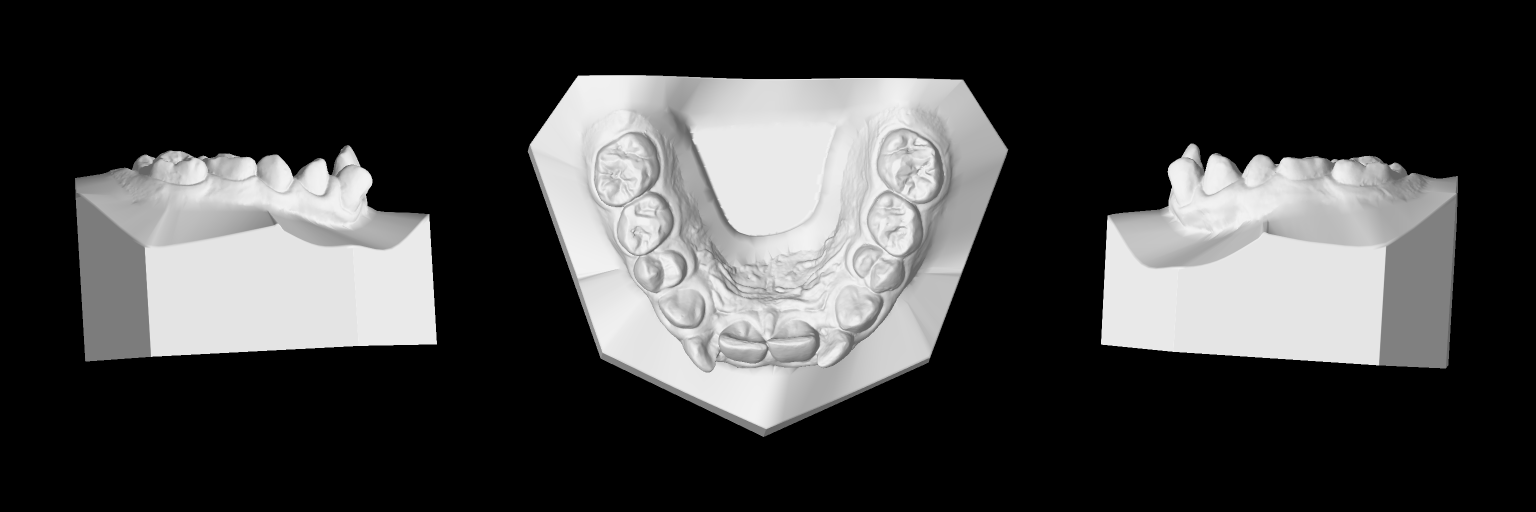
#> input picture Data/Sample images/0140U5D6_upper_combined.png, 3072 x 1024 px (shown at 1/2 size); its folder holds only this picture in this run
$ jupyter execute --allow-errors Opdeling_og_flip_af_billeder.ipynb
#> lines starting #> are read from the running program, lines starting #| are printed output that depends on the picture
# Indlæs pakker

[cell 1]
import os
import glob
from PIL import Image
import matplotlib.pyplot as plt
import pandas as pd
import imageio
import numpy as np
import random
import shutil

# Indlæs den rå data

[cell 2]
# Den relative sti til ubehandlede billeder
image_folder = os.path.join("..", "Data", "Raw Data", "Sample images")

# Tjek for billeder
image_files = glob.glob(os.path.join(image_folder, "*.png")) + \
              glob.glob(os.path.join(image_folder, "*.jpg")) + \
              glob.glob(os.path.join(image_folder, "*.jpeg"))

# Load images into a dictionary {filename: image_object}
images = {os.path.basename(file): Image.open(file) for file in image_files}

# Print for at se om billederne er indlæst
print(f"Loaded {len(images)} images from {image_folder}: {list(images.keys())}")
#| Loaded 1 images from ../Data/Raw Data/Sample images: ['0140U5D6_upper_combined.png']

# Display et billede

[cell 3]
# Display det første billede
if images:
    sample_name, sample_img = next(iter(images.items()))
#> sample_img is the input picture: PIL image 3072x1024 RGB; min 0, max 242, mean 66.2
#> sample_name = '0140U5D6_upper_combined.png'
    plt.imshow(sample_img)
    plt.title(sample_name)
    plt.axis("off")
    plt.show()
else:
    print("No images found. Check the folder path again.")

# Crop og Flip af billeder

[cell 4]
# Definer stierne til sample billederne og destinationen for behandlede billeder
source_folder = os.path.join("..", "Data", "Raw Data", "Sample images")
clean_data_folder = os.path.join("..", "Data", "Clean Data")
overbite_folder = os.path.join(clean_data_folder, "Overbite Data")
bolton_folder = os.path.join(clean_data_folder, "Bolton Data")

# Sørg for output folder eksisterer
os.makedirs(clean_data_folder, exist_ok=True)
os.makedirs(overbite_folder, exist_ok=True)
os.makedirs(bolton_folder, exist_ok=True)

# Indlæs billeder
image_files = [f for f in os.listdir(source_folder) if f.lower().endswith((".png", ".jpg", ".jpeg"))] # f.lower er bare lowercase

# Tjek dimension
width, height = None, None # Initialisering

for file in image_files:
    image_path = os.path.join(source_folder, file) # Mappe og billede/fil
    img = Image.open(image_path) # Åben billede på overstående image_path

    if width is None and height is None:
        width, height = img.size  # Dimension af første billeder (For sammenligning med andre)
#> width = 3072; height = 1024
    else:
        assert img.size == (width, height), f"Image {file} has different dimensions!" # img (vores billede) .size (Str.) Skal være lig med width og height, fra billede 1

print(f"✅ All images have dimensions: {width}x{height}")
#| ✅ All images have dimensions: 3072x1024

# Opdel billede i 3
split_width = width // 3  # hvert billede får 1/3 af den originale størrelse
#> split_width = 1024

for file in image_files:
    image_path = os.path.join(source_folder, file)
    img = Image.open(image_path)

    base_name = os.path.splitext(file)[0]

    # Fjern "_combined" hvis det findes
    if "_combined" in base_name:
        base_name = base_name.replace("_combined", "")

    # Undgå gentagelse af suffix
    suffixes = ["lower", "upper", "middle"]
    parts = base_name.split("_")

    if parts[-1] in suffixes:
        suffix = parts[-1]
        base_name = "_".join(parts[:-1])  # Fjern suffix midlertidigt for at undgå gentagelse
    else:
        suffix = ""

    # Crop left, middle, right delene
    left_part = img.crop((0, 0, split_width, height))
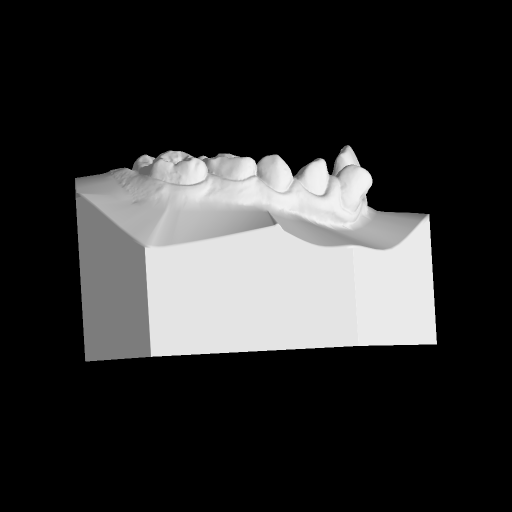
#> left_part: PIL image 1024x1024 RGB (shown at 1/2 size); min 0, max 242, mean 48.9
    middle_part = img.crop((split_width, 0, 2 * split_width, height))
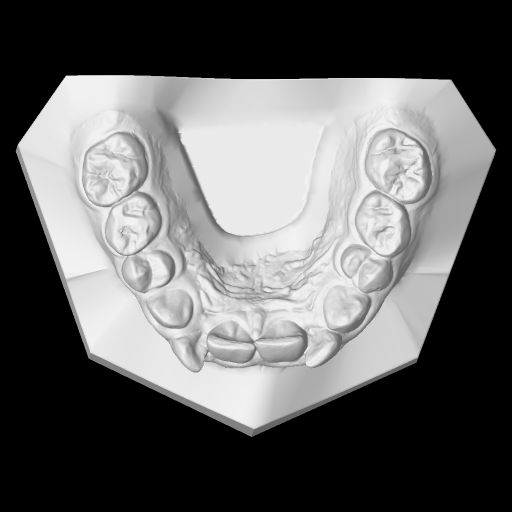
#> middle_part: PIL image 1024x1024 RGB (shown at 1/2 size); min 0, max 242, mean 99.7
    right_part = img.crop((2 * split_width, 0, width, height))
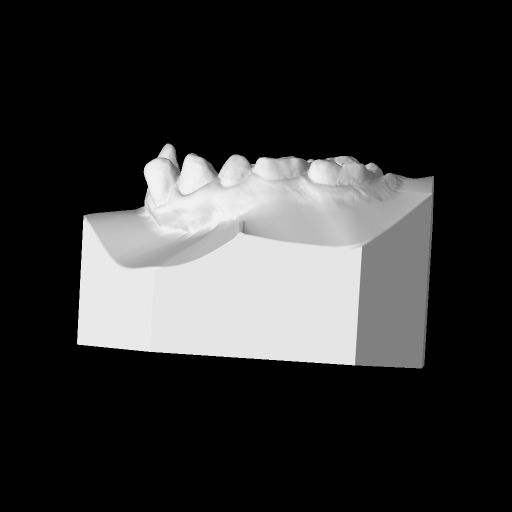
#> right_part: PIL image 1024x1024 RGB (shown at 1/2 size); min 0, max 242, mean 50

    # Flip right billedet
    right_part = right_part.transpose(Image.FLIP_LEFT_RIGHT)
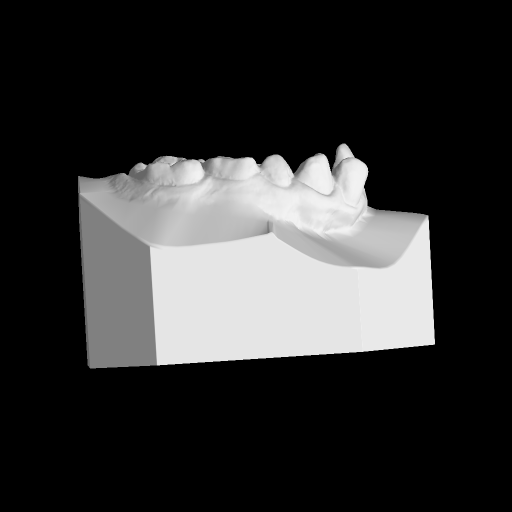
#> right_part: PIL image 1024x1024 RGB (shown at 1/2 size); min 0, max 242, mean 50

    # Konstruer de rigtige filnavne uden at gentage suffix
    left_filename = f"{base_name}_{suffix}_left.png" if suffix else f"{base_name}_left.png"
    middle_filename = f"{base_name}_{suffix}_middle.png" if suffix else f"{base_name}_middle.png"
    right_filename = f"{base_name}_{suffix}_right.png" if suffix else f"{base_name}_right.png"

    # Gem filerne i de rigtige mapper
    left_part.save(os.path.join(overbite_folder, left_filename))
    middle_part.save(os.path.join(bolton_folder, middle_filename))
    right_part.save(os.path.join(overbite_folder, right_filename))

print(f"✅ Processed {len(image_files)} images and saved to {clean_data_folder}")

# CSV filename ændres, og right image koordinater flippes

[cell 5]
csv_path = os.path.join("..", "Data", "Raw Data", "Labels as of 28-02-2025 (FINAL - for now).csv") # Originale CSV
output_csv_path = os.path.join("..", "Data", "Clean Data", "Overbite Data", "Updated_Labels.csv") # CSV efter behandling
processed_images_folder = os.path.join("..", "Data", "Clean Data", "Overbite Data") # Behandlede billeder

# Indlæs csv
#> (the rest of this cell did not finish here and is left out)

# Formel til koordinat flip

# Eksempel på koordinat flip

So for a point e.g
00OMSZGW_lower_combined.png,777,492,2310,487

We first split the csv data getting:

00OMSZGW_lower_left.png,777,492

00OMSZGW_lower_right.png,2310,487

And we must alter 00OMSZGW_lower_right.png,2310,487

So we do:

3072-1-2310=761

Thus having the new x-coordinate

# Gruppering af data

[cell 6]
# Stier til mapper
clean_data_folder = os.path.join("..", "Data", "Clean Data")
overbite_folder = os.path.join(clean_data_folder, "Overbite Data")

# Opret mapper til den nye gruppering
unannotated_folder = os.path.join(overbite_folder, "Unannotated Data")
annotated_folder = os.path.join(overbite_folder, "Annotated Data")
verification_folder = os.path.join(overbite_folder, "Annotated Verification Data")

# Sørg for mapperne eksisterer
os.makedirs(unannotated_folder, exist_ok=True)
os.makedirs(annotated_folder, exist_ok=True)
os.makedirs(verification_folder, exist_ok=True)

# Indlæs CSV-filen med labels
csv_path = os.path.join(clean_data_folder, "Overbite Data", "Updated_Labels.csv")
df = pd.read_csv(csv_path)
#> (reads Data/Updated_Labels.csv from the repository)

# Hent listen af annoterede filnavne
annotated_files = set(df.iloc[:, 0])  # Kolonne 1 indeholder filnavne

# Hent alle billeder fra "Overbite Data"
all_images = [f for f in os.listdir(overbite_folder) if f.lower().endswith((".png", ".jpg", ".jpeg"))]

# Del billeder op i annoterede og uannoterede
unannotated_images = [img for img in all_images if img not in annotated_files]
#> unannotated_images = []
annotated_images = [img for img in all_images if img in annotated_files]
#> annotated_images = []

# Flyt uannoterede billeder til "Unannotated Data"
for img in unannotated_images:
    shutil.move(os.path.join(overbite_folder, img), os.path.join(unannotated_folder, img))
#> this loop made 0 passes

# Shuffle annoterede billeder for at gøre fordelingen tilfældig
random.shuffle(annotated_images)

# Beregn opdelingen
split_index = int(len(annotated_images) * 0.8)
#> split_index = 0
annotated_train = annotated_images[:split_index]
#> annotated_train = []
annotated_verification = annotated_images[split_index:]
#> annotated_verification = []

# Flyt billeder til de rigtige mapper
for img in annotated_train:
    shutil.move(os.path.join(overbite_folder, img), os.path.join(annotated_folder, img))

for img in annotated_verification:
    shutil.move(os.path.join(overbite_folder, img), os.path.join(verification_folder, img))

print(f"✅ {len(unannotated_images)} images moved to 'Unannotated Data'")
#| ✅ 0 images moved to 'Unannotated Data'
print(f"✅ {len(annotated_train)} images moved to 'Annotated Data'")
#| ✅ 0 images moved to 'Annotated Data'
print(f"✅ {len(annotated_verification)} images moved to 'Annotated Verification Data'")
#| ✅ 0 images moved to 'Annotated Verification Data'

# Gruppering af data efter par

[cell 7]
# Stier til mapper
clean_data_folder = os.path.join("..", "Data", "Clean Data")
overbite_folder = os.path.join(clean_data_folder, "Overbite Data")

# Opret mapper til den nye gruppering
unannotated_folder = os.path.join(overbite_folder, "Unannotated Data Pairs")
annotated_folder = os.path.join(overbite_folder, "Annotated Data Pairs")
verification_folder = os.path.join(overbite_folder, "Annotated Verification Data Pairs")

# Sørg for mapperne eksisterer
os.makedirs(unannotated_folder, exist_ok=True)
os.makedirs(annotated_folder, exist_ok=True)
os.makedirs(verification_folder, exist_ok=True)

# Indlæs CSV-filen med labels
csv_path = os.path.join(clean_data_folder, "Overbite Data", "Updated_Labels.csv")
df = pd.read_csv(csv_path)
#> df = table of 2000 rows and 3 columns

# Funktion til at få base_name fra et filnavn (før første underscore)
def extract_base_name(filename):
    return filename.split("_")[0]

# Tæl hvor mange gange hvert base_name optræder i annotation CSV
base_name_counts = {}
for fname in df.iloc[:, 0]:
    base = extract_base_name(str(fname).strip())
    base_name_counts[base] = base_name_counts.get(base, 0) + 1
#> this loop made 2000 passes
#> (fname, base) on passes 1 to 3: ('00OMSZGW_lower_left.png', '00OMSZGW'), ('00OMSZGW_lower_right.png', '00OMSZGW'), ('00OMSZGW_upper_left.png', '00OMSZGW')
#> after the loop, base_name_counts = 583 items

# Find alle base_names med præcis 4 annoteringer
fully_annotated_keys = {k for k, v in base_name_counts.items() if v == 4}
#> fully_annotated_keys = 417 items

# Hent alle billeder fra mappen
all_images = [f for f in os.listdir(overbite_folder) if f.lower().endswith((".png", ".jpg", ".jpeg"))]
#> all_images = []

# Organiser billeder i grupper baseret på base_name
image_groups = {}
for img in all_images:
    base_name = extract_base_name(img)
    image_groups.setdefault(base_name, []).append(img)
#> after the loop, image_groups = 0 items

# Del grupper op baseret på om de er fuldt annoterede
annotated_groups = [group for key, group in image_groups.items() if key in fully_annotated_keys]
#> annotated_groups = []
unannotated_groups = [group for key, group in image_groups.items() if key not in fully_annotated_keys]
#> unannotated_groups = []

# Flyt uannoterede billeder
for group in unannotated_groups:
    for img in group:
        shutil.move(os.path.join(overbite_folder, img), os.path.join(unannotated_folder, img))

# Shuffle annotated groups
random.shuffle(annotated_groups)

# Split 80/20
split_index = int(len(annotated_groups) * 0.8)
annotated_train = annotated_groups[:split_index]
annotated_verification = annotated_groups[split_index:]

# Flyt billeder til Annotated og Verification mapper
for group in annotated_train:
    for img in group:
        shutil.move(os.path.join(overbite_folder, img), os.path.join(annotated_folder, img))

for group in annotated_verification:
    for img in group:
        shutil.move(os.path.join(overbite_folder, img), os.path.join(verification_folder, img))

print(f"✅ {sum(len(g) for g in unannotated_groups)} images moved to 'Unannotated Data Pairs'")
#| ✅ 0 images moved to 'Unannotated Data Pairs'
print(f"✅ {sum(len(g) for g in annotated_train)} images moved to 'Annotated Data Pairs'")
#| ✅ 0 images moved to 'Annotated Data Pairs'
print(f"✅ {sum(len(g) for g in annotated_verification)} images moved to 'Annotated Verification Data Pairs'")
#| ✅ 0 images moved to 'Annotated Verification Data Pairs'

# Video af data

[cell 8]
import os
import cv2
import pandas as pd
import numpy as np
from PIL import Image
import matplotlib.pyplot as plt
import glob

# Stier til mapper
clean_data_folder = os.path.join("..", "Data", "Clean Data")
overbite_folder = os.path.join(clean_data_folder, "Overbite Data")
annotated_folders = [
    os.path.join(overbite_folder, "Annotated Data"),
    os.path.join(overbite_folder, "Annotated Verification Data")
]

# Indlæs CSV-filen med annoteringer
csv_path = os.path.join(clean_data_folder, "Overbite Data", "Updated_Labels.csv")
df = pd.read_csv(csv_path)

# Hent kun de relevante kolonner
image_filenames = df.iloc[:, 0].values  # Kolonne 1: Filnavne
coords = df.iloc[:, 1:].values  # Resten: x, y koordinater
#> coords = 2000 pairs, first value 679 to 2292, second value 200 to 523

# Opret en liste til video frames
frames = []

# Gennemgå billeder i de annoterede mapper
for folder in annotated_folders:
    image_files = glob.glob(os.path.join(folder, "*.png")) + \
                  glob.glob(os.path.join(folder, "*.jpg")) + \
                  glob.glob(os.path.join(folder, "*.jpeg"))

    for img_path in image_files:
        img_name = os.path.basename(img_path)

        if img_name not in image_filenames:
            continue  # Spring billeder over, der ikke har annoteringer

        # Indlæs billede
        img = Image.open(img_path)
        img = np.array(img)

        # Find koordinaterne for dette billede
        index = np.where(image_filenames == img_name)[0][0]
        image_coords = coords[index].reshape(-1, 2)  # Gør dem til (x, y) par

        # Plot billede
        fig, ax = plt.subplots()
        ax.imshow(img, cmap='gray')
        ax.scatter(image_coords[:, 0], image_coords[:, 1], c='red', s=1)  # Små prikker
        ax.set_title(f"Filename: {img_name}")

        # Tilføj en legend for x-y koordinater
        legend_labels = [f"({int(x)}, {int(y)})" for x, y in image_coords[:5]]  # Vis kun de første 5 for plads
        for i, (x, y) in enumerate(image_coords[:5]):
            ax.text(x, y, legend_labels[i], fontsize=6, color='yellow', ha='right')

        ax.axis("off")

        # Gem frame som billede
        frame_path = "temp_frame.png"
        plt.savefig(frame_path, bbox_inches='tight', pad_inches=0)

        plt.close()

        # Indlæs den gemte frame
        frame = cv2.imread(frame_path)
        frames.append(frame)

# Opret video
video_path = os.path.join(clean_data_folder, "Overbite Data", "annotated_video.mp4")
#> (the rest of this cell did not finish here and is left out)
